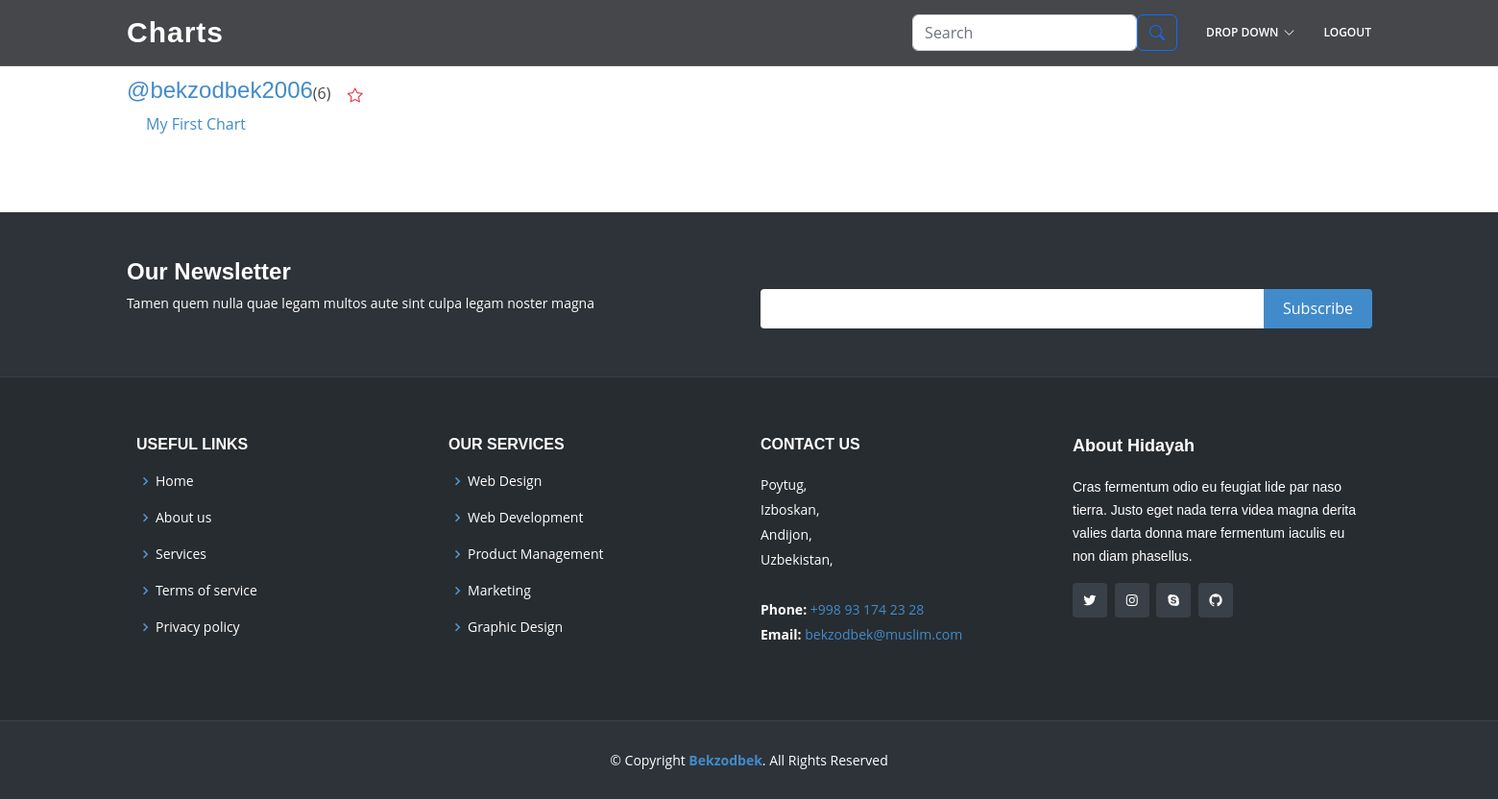
Page / (signed in) on the committed database.
### chart/models.py (models this page shows, shortened)
class Chart(models.Model):
    PIE = "Pie"
    COLUMN = "Column"
    CHART_CHOICES = [
        (PIE, "Pie Chart"),
        (COLUMN, "Column Chart")
    ]
    pin = models.BooleanField(default=False)
    author = models.ForeignKey(MyUser, on_delete=models.CASCADE,related_name='chart' )
    name = models.CharField(max_length=150)
    slug = models.SlugField(unique=True)
    caption = models.TextField(max_length=700)
    created_on = models.DateTimeField(("date joined"), default=timezone.now)
    chart_type = models.CharField(max_length=15,choices=CHART_CHOICES, default=PIE)

class MyUser(AbstractUser):
    is_organiser = models.BooleanField(default=False)
    is_agent = models.BooleanField(default=False)
    following = models.ManyToManyField("self", blank=True, related_name="followers", symmetrical=False)
    like = models.ManyToManyField("Chart", related_name="likee", symmetrical=False)
    email_confirmed = models.BooleanField(default=False)

### chart/views.py (the view)
# urls.py: path('', home, name="home"),
def home(request):
    charts_count = Chart.objects.count()
    user_count = User.objects.count()
    date_joined_count = User.objects.filter(date_joined__date=timezone.now()-timezone.timedelta(0)).count()
    users = User.objects.all().order_by('-id')[:date_joined_count]
    elem_count = Element.objects.count()
    following_actions = None
    if request.user.is_authenticated:
        user = get_object_or_404(User, username=request.user)
        following_actions = user.followers.all().order_by('-id')[:15]
    contact = ContactUsForm()
    if request.method == "POST":
        contact = ContactUsForm(request.POST)
        if contact.is_valid():
            contact.save()
            return redirect('app:home')
    context = {
        "charts_count":charts_count,
        "user_count":user_count,
        "elem_count":elem_count,
        "following_actions":following_actions,
        "users":users,
        "contact":contact,
    }
    return render(request, 'pages/home.html', context)

### chart/forms.py
class ContactUsForm(forms.ModelForm):
    class Meta:
        model = ContactUs
        fields = ["name", "email", "subject", "message"]

### templates/pages/home.html (shortened to what this page needs)
{% extends 'layout/base.html' %}
{% block content %}
{% if request.user.is_authenticated %}
{% include 'includes/inner.html' %}
{% endif %}
{% endblock content %}

### templates/includes/inner.html (shortened to what this page needs)
<main id="main">
    <section class="inner-page">
      <div class="container">
        <div class=" d-flex">
          <div class="col-xl-10">
            {% for following in following_actions %}
            {% for chart in following.chart.all %}
            <div class="d-flex">
              <div>
                <h4><a style="text-decoration: none;" href="{% url 'app:profile' chart.author.username %}">@{{ chart.author.username }}</a></h4>
            <a style="margin-left: 20px;" href="{% url 'app:chart' chart.slug %}">{{ chart.name }}</a>
              </div>
            <form action="{% url 'app:like' chart.slug %}">
              ({{ chart.likee.count }})
              <button type="submit" class="btn btn">
                  {% if chart in request.user.like.all %}
                  <i class="bi bi-star text-danger"></i>
                  {% else %}
                  <i class="bi bi-star"></i>
                  {% endif %}
              </button>
          </form>
            </div>
            {% endfor %}
            {% endfor %}
          </div>
          <div class="col-xl-10">
          </div>
        </div>
    </section>
  </main>

### static/assets/css/style.css (style rules this page uses)
body { font-family: "Open Sans", sans-serif; color: #444444; }
a { color: #428bca; text-decoration: none; }
h1, h2, h3, h4, h5, h6 { font-family: "Raleway", sans-serif; }
section { padding: 80px 0; }

### static/css/style.css (style rules this page uses)
* { margin: 0; padding: 0; box-sizing: border-box; }
body { caret-color: transparent; }

### rows in the picture
Chart: author.username "bekzodbek2006", name "My First Chart", likee.count "6"
